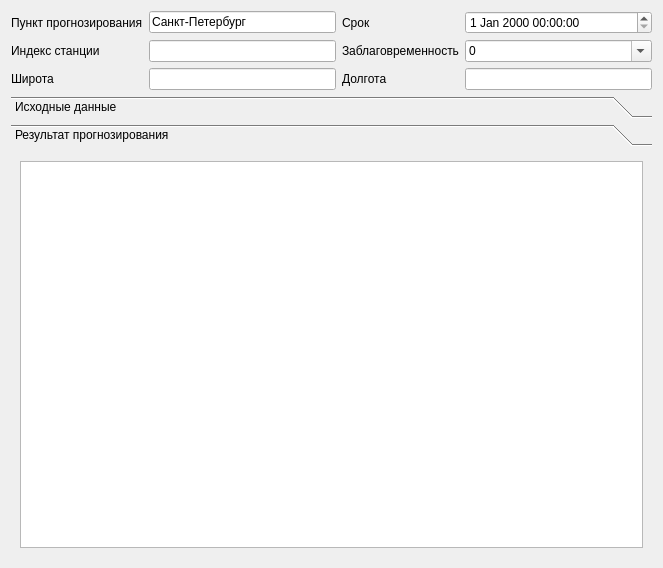
<?xml version="1.0" encoding="UTF-8"?>
<ui version="4.0">
 <class>Form</class>
 <widget class="QWidget" name="Form">
  <property name="geometry">
   <rect>
    <x>0</x>
    <y>0</y>
    <width>663</width>
    <height>568</height>
   </rect>
  </property>
  <property name="windowTitle">
   <string>Form</string>
  </property>
  <layout class="QVBoxLayout" name="verticalLayout">
   <item>
    <layout class="QGridLayout" name="gl">
     <item row="2" column="3">
      <widget class="QLineEdit" name="le_dolg"/>
     </item>
     <item row="2" column="2">
      <widget class="QLabel" name="label_5">
       <property name="text">
        <string>Долгота</string>
       </property>
      </widget>
     </item>
     <item row="0" column="3">
      <widget class="QDateTimeEdit" name="srok_date_time">
       <property name="timeSpec">
        <enum>Qt::LocalTime</enum>
       </property>
      </widget>
     </item>
     <item row="1" column="1">
      <widget class="QLineEdit" name="le_index"/>
     </item>
     <item row="1" column="0">
      <widget class="QLabel" name="label">
       <property name="text">
        <string>Индекс станции</string>
       </property>
      </widget>
     </item>
     <item row="2" column="1">
      <widget class="QLineEdit" name="le_shir"/>
     </item>
     <item row="0" column="1">
      <widget class="QLineEdit" name="le_punkt">
       <property name="text">
        <string>Санкт-Петербург</string>
       </property>
      </widget>
     </item>
     <item row="0" column="0">
      <widget class="QLabel" name="label_2">
       <property name="text">
        <string>Пункт прогнозирования</string>
       </property>
      </widget>
     </item>
     <item row="2" column="0">
      <widget class="QLabel" name="label_4">
       <property name="text">
        <string>Широта</string>
       </property>
      </widget>
     </item>
     <item row="1" column="2">
      <widget class="QLabel" name="label_7">
       <property name="text">
        <string>Заблаговременность</string>
       </property>
      </widget>
     </item>
     <item row="0" column="2">
      <widget class="QLabel" name="label_3">
       <property name="text">
        <string>Срок</string>
       </property>
      </widget>
     </item>
     <item row="1" column="3">
      <widget class="QComboBox" name="cb_forecast_srok">
       <property name="toolTip">
        <string>&lt;html&gt;&lt;head/&gt;&lt;body&gt;&lt;p&gt;grdgfd&lt;/p&gt;&lt;/body&gt;&lt;/html&gt;</string>
       </property>
       <property name="editable">
        <bool>true</bool>
       </property>
       <item>
        <property name="text">
         <string>0</string>
        </property>
       </item>
       <item>
        <property name="text">
         <string>1</string>
        </property>
       </item>
       <item>
        <property name="text">
         <string>2</string>
        </property>
       </item>
       <item>
        <property name="text">
         <string>3</string>
        </property>
       </item>
       <item>
        <property name="text">
         <string>6</string>
        </property>
       </item>
       <item>
        <property name="text">
         <string>12</string>
        </property>
       </item>
       <item>
        <property name="text">
         <string>24</string>
        </property>
       </item>
       <item>
        <property name="text">
         <string>36</string>
        </property>
       </item>
      </widget>
     </item>
    </layout>
   </item>
   <item>
    <layout class="QGridLayout" name="gridLayout"/>
   </item>
   <item>
    <widget class="QToolBox" name="forecastBox">
     <property name="currentIndex">
      <number>1</number>
     </property>
     <widget class="QWidget" name="srcData">
      <property name="geometry">
       <rect>
        <x>0</x>
        <y>0</y>
        <width>645</width>
        <height>412</height>
       </rect>
      </property>
      <attribute name="label">
       <string>Исходные данные</string>
      </attribute>
      <layout class="QHBoxLayout" name="horizontalLayout">
       <item>
        <widget class="QTreeView" name="treeViewSrc">
         <property name="editTriggers">
          <set>QAbstractItemView::AllEditTriggers</set>
         </property>
         <property name="itemsExpandable">
          <bool>true</bool>
         </property>
         <property name="animated">
          <bool>true</bool>
         </property>
         <property name="wordWrap">
          <bool>true</bool>
         </property>
        </widget>
       </item>
      </layout>
     </widget>
     <widget class="QWidget" name="page_2">
      <property name="geometry">
       <rect>
        <x>0</x>
        <y>0</y>
        <width>645</width>
        <height>412</height>
       </rect>
      </property>
      <attribute name="label">
       <string>Результат прогнозирования</string>
      </attribute>
      <layout class="QHBoxLayout" name="horizontalLayout_2">
       <item>
        <widget class="QTreeView" name="treeViewResult">
         <property name="editTriggers">
          <set>QAbstractItemView::AllEditTriggers</set>
         </property>
         <property name="wordWrap">
          <bool>true</bool>
         </property>
        </widget>
       </item>
      </layout>
     </widget>
    </widget>
   </item>
  </layout>
 </widget>
 <resources/>
 <connections/>
</ui>
